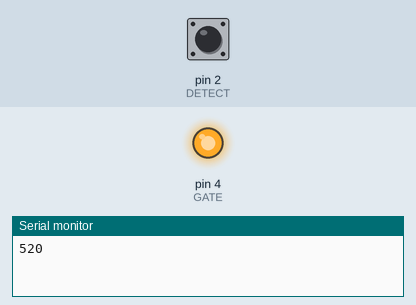
Bench run of a sketch on a simulated Arduino Uno, built with avr-gcc and run on an emulated ATmega328P. On the bench: output pins drawn as LEDs (lit = HIGH), the last lines printed to the serial monitor. The inputs (shaded band) are chosen by the test bench; at power-on: pin 2 (DETECT) HIGH.

Above: at 1.2 s.
1.3 s: pin 2 (DETECT) pulled LOW for 0.15 s
At 2.3 s:
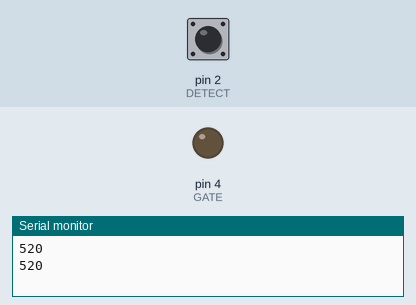
4.4 s: pin 2 (DETECT) pulled LOW for 3.2 s
Timing chart, 0 to 7.4 s (numbered marks = the images above; inputs shaded):
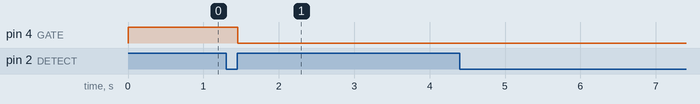

Measured:
- after the input at 1.3 s, pin 4 (GATE): HIGH → LOW after 0.16 s

The sketch:

DimmerTest.ino
```cpp
// AC Control V1.1
//
// This arduino sketch is for use with the heater
// control circuit board which includes a zero
// crossing detect fucntion and an opto-isolated triac.
//
// AC Phase control is accomplished using the internal
// hardware timer1 in the arduino
//
// Timing Sequence
// * timer is set up but disabled
// * zero crossing detected on pin 2
// * timer starts counting from zero
// * comparator set to "delay to on" value
// * counter reaches comparator value
// * comparator ISR turns on triac gate
// * counter set to overflow - pulse width
// * counter reaches overflow
// * overflow ISR truns off triac gate
// * triac stops conducting at next zero cross

// The hardware timer runs at 16MHz. Using a
// divide by 256 on the counter each count is
// 16 microseconds.  1/2 wave of a 60Hz AC signal
// is about 520 counts (8,333 microseconds).

#include <avr/io.h>
#include <avr/interrupt.h>

#define DETECT 2  //zero cross detect
#define GATE 4    //triac gate
#define PULSE 4   //trigger pulse width (counts)
int i=520;

void setup()
{
  Serial.begin(115200);
  // set up pins
  pinMode(DETECT, INPUT);     //zero cross detect
  digitalWrite(DETECT, HIGH); //enable pull-up resistor
  pinMode(GATE, OUTPUT);      //triac gate control

  // set up Timer1
  //(see ATMEGA 328 data sheet pg 134 for more details)
  OCR1A = 10;      //initialize the comparator
  TIMSK1 = 0x03;    //enable comparator A and overflow interrupts
  TCCR1A = 0x00;    //timer control registers set for
  TCCR1B = 0x00;    //normal operation, timer disabled

  // set up zero crossing interrupt
  attachInterrupt(0,zeroCrossingInterrupt, RISING);
    //IRQ0 is pin 2. Call zeroCrossingInterrupt
    //on rising signal
}

//Interrupt Service Routines
void zeroCrossingInterrupt()
{ //zero cross detect
  TCCR1B = 0x04; //start timer with divide by 256 input
  TCNT1 = 0;   //reset timer - count from zero
}

ISR(TIMER1_COMPA_vect)
{ //comparator match
  digitalWrite(GATE, HIGH);  //set triac gate to high
  TCNT1 = 0xffff - PULSE;      //trigger pulse width
}

ISR(TIMER1_OVF_vect)
{ //timer1 overflow
  digitalWrite(GATE, LOW); //turn off triac gate
  TCCR1B = 0x00;          //disable timer stopd unintended triggers
}

void loop()
{
  OCR1A = i;
  loop_1s();
}

unsigned long counter_1s = 0L;
void loop_1s()
{
  if (millis() - counter_1s > 1000) {
    counter_1s = millis();
    Serial.println(OCR1A);
  }
}

void serialEvent()
{
  char b = Serial.read();
  if (b >= '0' && b <= '9') {
    i = map(b - '0', 0, 9, 0, 500);
    Serial.print("Char: ");
    Serial.print(b);
    Serial.println(OCR1A);
  }
}
```
